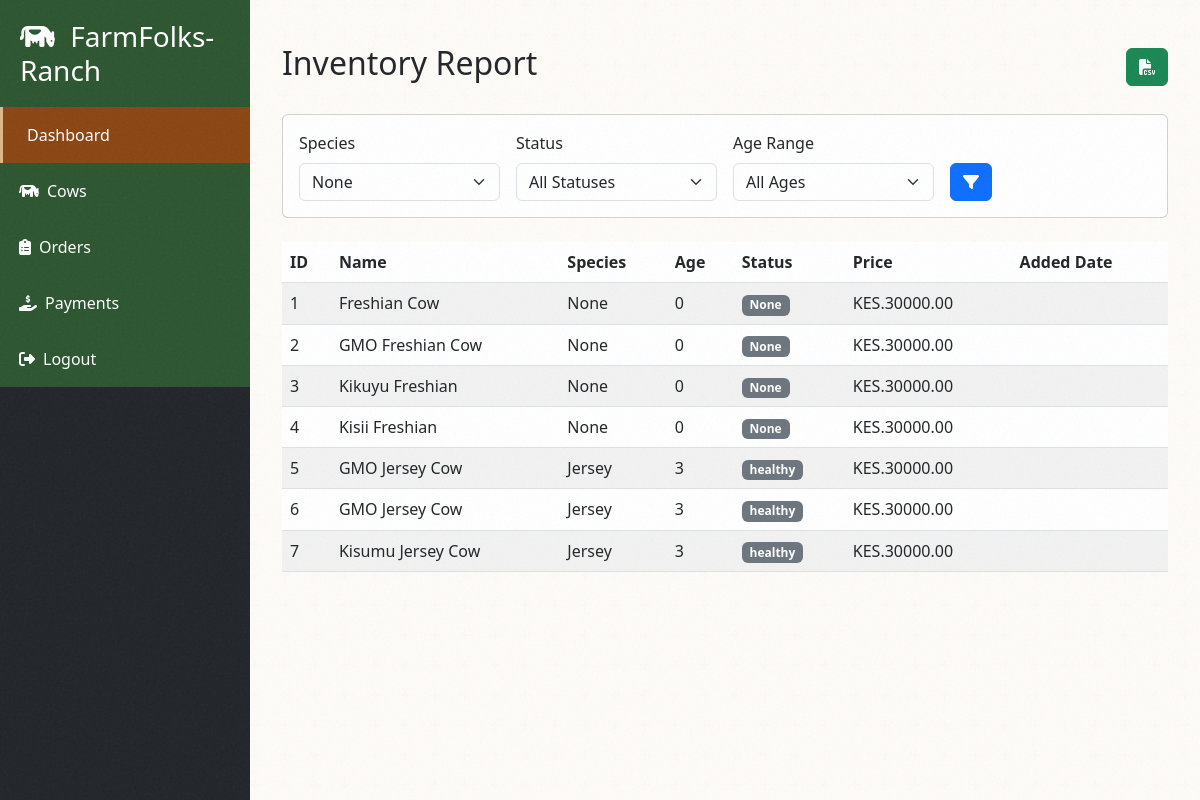
Screenshot of /reports/inventory-report/ with the database file from the repository.
### shop/models.py (models this page shows, shortened)
class Animal(AbstractBaseModel):
    category = models.ForeignKey(Category, on_delete=models.CASCADE)
    name = models.CharField(max_length=255)
    description = models.TextField()
    price = models.DecimalField(max_digits=10, decimal_places=2)
    image = models.ImageField(upload_to='animals/', null=True, blank=True)
    age = models.IntegerField(default=0)
    gender = models.CharField(max_length=255, null=True, blank=True)
    species = models.CharField(max_length=255, null=True, blank=True)
    quantity = models.IntegerField(default=0)
    is_available = models.BooleanField(default=True)
    medical_certificate = models.FileField(upload_to='medical_certificates/', null=True, blank=True)
    weight = models.DecimalField(max_digits=10, decimal_places=2, null=True, blank=True)
    animal_type = models.CharField(max_length=255, choices=ANIMAL_TYPE, null=True, blank=True)
    status = models.CharField(max_length=255, null=True, blank=True)
    owner = models.ForeignKey("users.User", on_delete=models.CASCADE, null=True, blank=True)

### reports/views.py (the view, shortened to what this page needs)
# urls.py: path('inventory-report/', inventory_report, name='inventory-report'),
def inventory_report(request):
    animals = Animal.objects.all()
    species = request.GET.get('species')
    status = request.GET.get('status')
    age_range = request.GET.get('age_range')
    if species:
        animals = animals.filter(species=species)
    if status:
        animals = animals.filter(status=status)
    all_species = Animal.objects.values_list('species', flat=True).distinct()
    animal_statuses = ["Available", "Sold", "Reserved", "Not Available"]
    age_ranges = [
        ('all', 'All Ages'),
        ('young', 'Young (< 2 years)'),
        ('adult', 'Adult (2-10 years)'),
        ('senior', 'Senior (10+ years)')
    ]
    context = {
        'animals': animals,
        'species_list': all_species,
        'animal_statuses': animal_statuses,
        'age_ranges': age_ranges,
        'selected_species': species,
        'selected_status': status,
        'selected_age_range': age_range,
    }
    return render(request, 'reports/animals.html', context)

### templates/reports/animals.html (shortened to what this page needs)
{% extends 'dashboard_base.html' %}
{% block content %}
<div class="container mt-4">
    <div class="d-flex justify-content-between align-items-center mb-4">
        <h2>Inventory Report</h2>
        <a href="?export=csv"
           class="btn btn-success">
            <i class="fas fa-file-csv"></i>
        </a>
    </div>
    <div class="card mb-4">
        <div class="card-body">
            <form method="get" class="row g-3">
                <div class="col-md-3">
                    <label for="species" class="form-label">Species</label>
                    <select name="species" id="species" class="form-select">
                        {% for species in species_list %}
                            <option value="{{ species }}" {% if selected_species == species %}selected{% endif %}>
                                {{ species }}
                            </option>
                        {% endfor %}
                    </select>
                </div>
                <div class="col-md-3">
                    <label for="status" class="form-label">Status</label>
                    <select name="status" id="status" class="form-select">
                        <option value="">All Statuses</option>
                    </select>
                </div>
                <div class="col-md-3">
                    <label for="age_range" class="form-label">Age Range</label>
                    <select name="age_range" id="age_range" class="form-select">
                        <option value="">All Ages</option>
                    </select>
                </div>
                <div class="col-md-3 d-flex align-items-end">
                    <button type="submit" class="btn btn-primary">
                        <i class="fas fa-filter"></i>
                    </button>
                </div>
            </form>
        </div>
    </div>
    <div class="table-responsive">
        <table class="table table-striped">
            <thead>
                <tr>
                    <th>ID</th>
                    <th>Name</th>
                    <th>Species</th>
                    <th>Age</th>
                    <th>Status</th>
                    <th>Price</th>
                    <th>Added Date</th>
                </tr>
            </thead>
            <tbody>
                {% for animal in animals %}
                <tr>
                    <td>{{ animal.id }}</td>
                    <td>{{ animal.name }}</td>
                    <td>{{ animal.species }}</td>
                    <td>{{ animal.age }}</td>
                    <td>
                        <span class="badge {% if animal.status == 'Available' %}bg-success
                                         {% elif animal.status == 'Sold' %}bg-danger
                                         {% elif animal.status == 'Reserved' %}bg-warning
                                         {% else %}bg-secondary{% endif %}">
                            {{ animal.status }}
                        </span>
                    </td>
                    <td>KES.{{ animal.price }}</td>
                    <td>{{ animal.added_date|date:"Y-m-d" }}</td>
                </tr>
                {% empty %}
                <tr>
                    <td colspan="7" class="text-center">No animals found matching the criteria.</td>
                </tr>
                {% endfor %}
            </tbody>
        </table>
    </div>
</div>
{% endblock %}

### templates/dashboard_base.html (style rules this page uses)
:root { --ranch-green: #2C5530; --ranch-brown: #8B4513; --ranch-tan: #DEB887; --ranch-light: #F5DEB3; --ranch-dark: #1C3320; }
body { margin: 0; padding: 0; background-color: var(--ranch-light); font-family: 'Segoe UI', system-ui, -apple-system, sans-serif; }
body::before { content: ''; position: fixed; top: 0; left: 0; width: 100%; height: 100%; opacity: 0.05; pointer-events: none; z-index: 1; }

### rows the page displays
Animal: id "1", name "Freshian Cow", species "None", age "0", status "None", price "30000.00"
Animal: id "2", name "GMO Freshian Cow", species "None", age "0", status "None", price "30000.00"
Animal: id "3", name "Kikuyu Freshian", species "None", age "0", status "None", price "30000.00"
Animal: id "4", name "Kisii Freshian", species "None", age "0", status "None", price "30000.00"
Animal: id "5", name "GMO Jersey Cow", species "Jersey", age "3", status "healthy", price "30000.00"
Animal: id "6", name "GMO Jersey Cow", species "Jersey", age "3", status "healthy", price "30000.00"
Animal: id "7", name "Kisumu Jersey Cow", species "Jersey", age "3", status "healthy", price "30000.00"

### other values shown
form field species "None"
